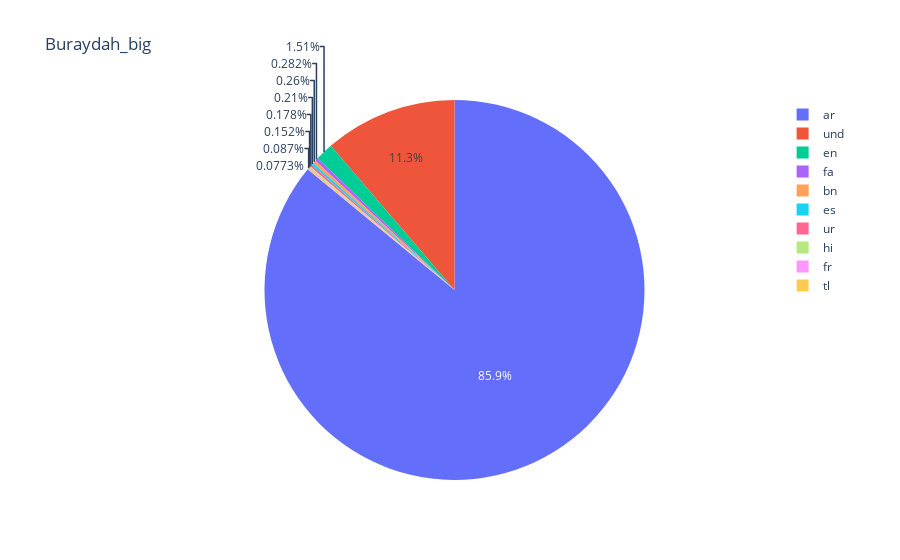

The cell this chart's notebook holds for it:
### Code cell
figs[3]

### Figure 1 — Plotly figure (JSON) as saved in the notebook; plotly's stock layout.template omitted (floating-point values rounded to 4 significant figures)
{"data": [{"domain": {"x": [0, 1], "y": [0, 1]}, "hovertemplate": "label=%{label}<br>value=%{value}<extra></extra>", "labels": ["ar", "und", "en", "fa", "bn", "es", "ur", "hi", "fr", "tl"], "legendgroup": "", "name": "", "showlegend": true, "type": "pie", "values": [142245, 18687, 2504, 467, 431, 348, 294, 251, 144, 128]}], "layout": {"autosize": true, "legend": {"tracegroupgap": 0}, "title": {"text": "Buraydah_big"}}}
